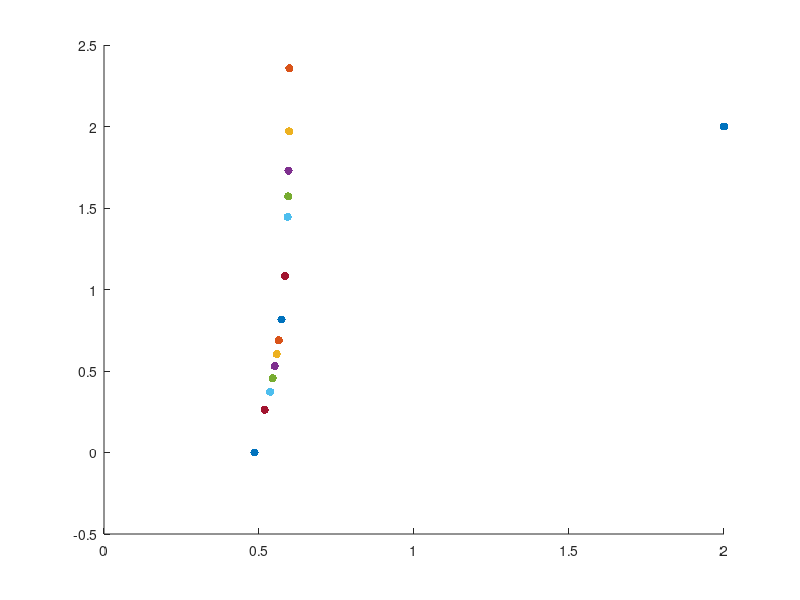

Write the MATLAB code that produced this figure.
% use Homotopy method to solve
% K = - |df(x) - x| + df^3 + x^3 = 0; 
% 
% same solution as:
% min  f(x)   s.t. x >= 0 

% the cubic homotopy function is working alright

function test_K_cubic()

f_size_min = 0.05;             
f_size_max = 5;                
dmu_min = -0.9; 
dmu_max = -0.01; 
delta_bar = 1;                 % simpler problem, large delta_bar
phi_bar = 5/180*pi;            

% Brown Zingg: mu: 1 -> 0 (used here);   Watson : mu: 0 -> 1
mu = 1.0;   
x0 = [0.6; 4];       % x0, is critical
a = x0; 
x = [2; 2]; 

% solving the Cubic homotopy using hometopy continuation 
% with mu 1 -> 0, the same method as in David Brown's paper
step_size = 0.05;               
outer_iter = 0; 
inner_iter = 0; 

x_hist = [];
x_hist = [x_hist, x];
figure('Name', 'Solution Path')
hold on 
scatter(x(1), x(2),[],'filled')

while mu > 0.0
     outer_iter = outer_iter + 1; 
     % predictor direction
     [Homo, dHdx, dHdmu] = obj_homo(x, mu, a); 
     
%      if norm(Homo) < 1e-6
%          break
%      end
     
     % dxdmu = gmres(dHdx, dHdmu);
     dxdmu = dHdx \ dHdmu;
     tau = [dxdmu; -1];    
     t = tau./norm(tau);             % normalized Newton step
  
     if outer_iter > 1
        % step length calculation
        delta = norm(x - x_p0); 
        phi = acos(t'*tsave); 
        
        f_size = max(sqrt(delta/delta_bar), phi/phi_bar); 
        f_size = max(f_size_min, f_size); 
        f_size = min(f_size_max, f_size); 
        step_size = step_size/f_size; 

%         if f_size >= f_size_max
%             sprintf('backtracking')
%             x = xsave; 
%             t = tsave; 
%             % lam = lamsave; 
%         end        
    end
    
    tsave = t; 
    xsave = x; 
    % lamsave = lam; 
    
    x = x + step_size.*t(1:length(x));
    % lam = lam + step_size.*t(length(x)+1:end-1);
    
    dmu = step_size.*t(end); 
    dmu = max(dmu_min, dmu);
    dmu = min(dmu_max, dmu);    
    mu = mu + dmu; 
    
    mu = max(0.0, mu); 
    
    [Homo, dHdx, dHdmu] = obj_homo(x, mu, a);
    % lam = solve_lam(mu,x,b0,c0, lam);
    
    normH = norm(Homo);
    inner_tol = normH*0.1;     % 0.1 is best choice for cubic complementary
    
    x_p0 = x;     
     
    % corrector
    newton_iter = 0; 
    while (normH > inner_tol) && (newton_iter < 20) 
        newton_iter = newton_iter + 1; 
        inner_iter = inner_iter + 1; 
        dx = -dHdx\Homo;
        % dx = -gmres(dHdx, Homo);
        x = x + dx(1:length(x));
        
        [Homo, dHdx, dHdmu] = obj_homo(x, mu, a);
        normH = norm(Homo);
    end 
    
    x_hist = [x_hist, x];
    hold on 
    scatter(x(1), x(2),[],'filled')
    
    % updating a is not helping here... 
    % rank(dHdx)
end

% figure()
% c = linspace(1,10,size(x_hist,2));
% scatter(x_hist(1,:), x_hist(2,:), [],c,'filled')
x
mu
outer_iter
inner_iter
end


function [Homo, dHdx, dHdmu, K] = obj_homo(x, mu, a)
% for the simple problem
% K = - |df(x) - x| + df^3 + x^3 = 0; 

[f,df,hf] = objfun(x);

K = -abs(df - x).^3 + df.^3 + x.^3; 

const1 = 3.*(df - x).^2.*sign(df-x);
const2 = 3.*df.^2; 
dKdx = -(hf - eye(length(x)))*diag(const1) + hf*diag(const2); 

Homo = (1-mu).*K + mu.*(x-a); 
dHdx = (1-mu).*dKdx + mu.*eye(length(x));

dHdmu = -K + (x-a);

end

function [f,g,h] = objfun(x)
% note: the constraint x >= 0 is assimilated into func: obj_homo
% % first problem
% x0 = [2;2]; 
% x = [3; 3];     % find the solution to the 1e-4 precision

% f = 1/2*(x(1) + 1)^2  + 1/2*(x(2) + 1)^2;
% g = [x(1) + 1;
%      x(2) + 1];
% h = [1,0;
%      0,1];  

% % initial x0, x is critical
% x0 = [0.6;4];       % x0, is critical
% x = [2; 2];         % strangely, this is not as robust as assumed
                      % can you find out the reason why?
                      % some x0, x will work; others doesn't? 
f = (x(1) + 1)*(x(1) - 2)  + (x(2) - 1)*(x(2) + 2);
g = [2*x(1)-1;
     2*x(2)+1];
h = [2,0;
     0,2];
 
 
% solution x=[1,1], f = 0; 
% f = 100*(x(1)^2 - x(2))^2 + (x(1)-1)^2;
% 
% g = zeros(2,1); 
% g(1) = 100*(2*(x(1)^2-x(2))*2*x(1)) + 2*(x(1)-1);
% g(2) = 100*(-2*(x(1)^2-x(2)));
% h=[-400*(x(2)-3*x(1)^2)+2, -400*x(1); -400*x(1), 200];
 
end

%{
% fsolve can solve it for lambda, if c >= 0; here x : lambda, the unknown
% K = - |df(x) - x| + df^3 + x^3 = 0;  

function test_K_cubic()
    c = 1;
    x = fsolve(@(x) myfun(x,c),3)
end

function F = myfun(x,c)
    [f,df] = objfun(c);
    F = -abs(df-x).^3 + df^3 + x^3; 
end

function [f,df] = objfun(c)
% 1/2*(c+1)^2;
f = 1/2*(c+1)^2;
df = c+1; 
end
%}